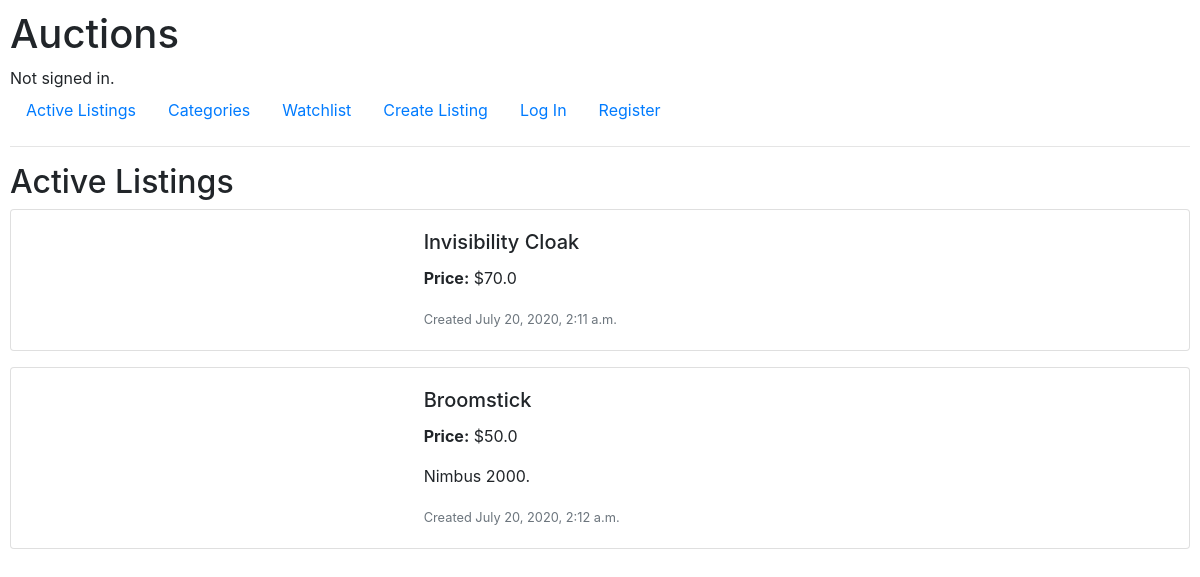
Before: / with the older database file.
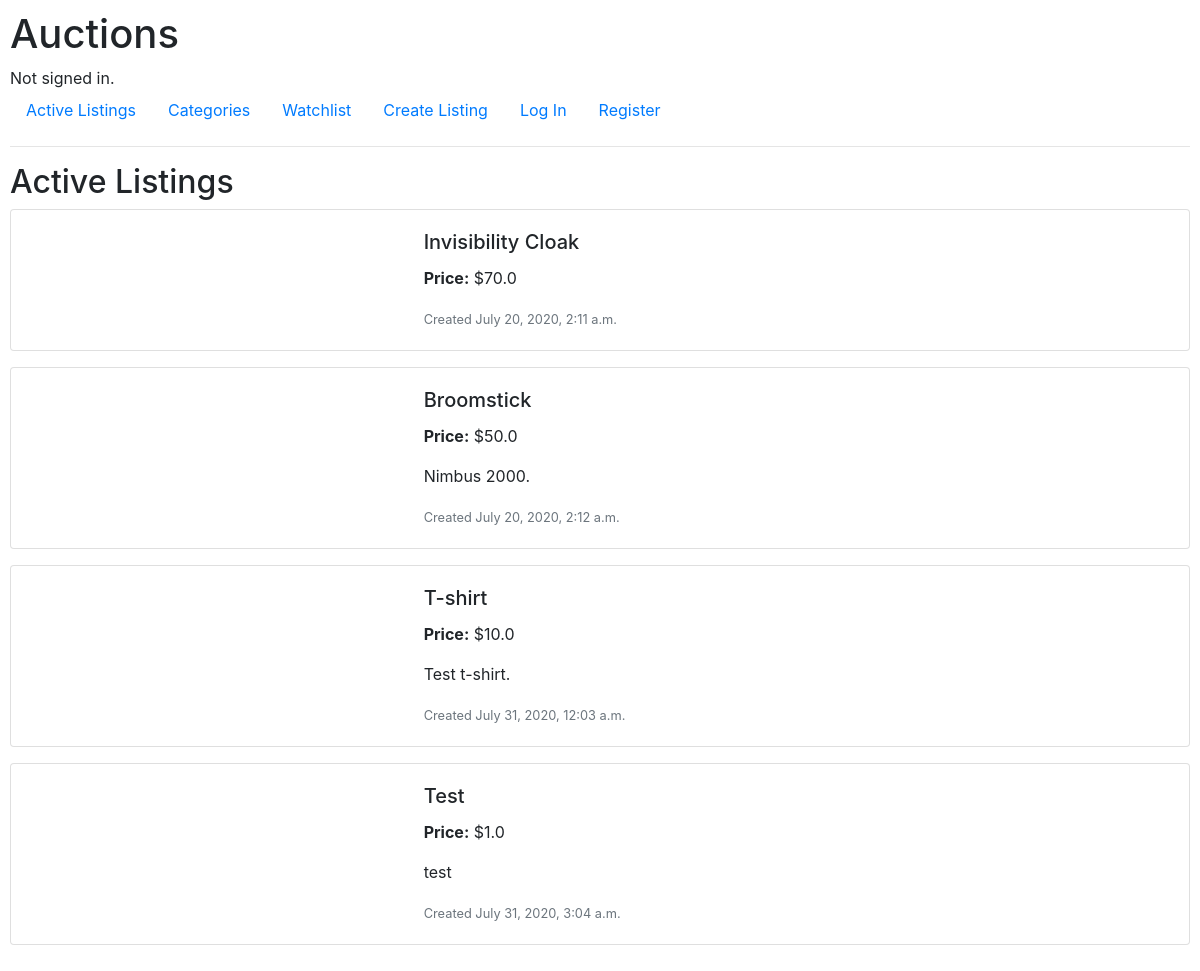
After: the same page with the newer database file.
### auctions/models.py (models this page shows)
class Listing(models.Model):
    title = models.CharField(max_length=64)
    starting_bid = models.FloatField()
    description = models.CharField(max_length=256, blank=True)
    date_created = models.DateTimeField(auto_now_add=True)
    image = models.CharField(max_length=2550, blank=True)
    category = models.CharField(max_length=64, blank=True)
    listed_by = models.ForeignKey(User, on_delete=models.CASCADE)
    is_active = models.BooleanField(default=True)

### auctions/views.py (the view)
# urls.py: path("", views.index, name="index"),
def index(request):
    active_listings = [i for i in Listing.objects.all() if i.is_active == True]
    return render(request, "auctions/index.html", {
            "listings": active_listings
    })

### auctions/templates/auctions/index.html (shortened to what this page needs)
{% extends "auctions/layout.html" %}
{% block body %}
    <h2>Active Listings</h2>
    {% for listing in listings %}
    <div class="card mb-3">
        <div class="row no-gutters">
            <div class="col-md-4">
            </div>
            <div class="col-md-8">
                <div class="card-body">
                    <h5 class="card-title"> {{ listing.title }} </h5>
                    <p class="card-text"> <b>Price:</b> ${{ listing.starting_bid }} </p>
                    <p class="card-text"> {{ listing.description }} </p>
                    <p class="card-text"><small class="text-muted">Created {{ listing.date_created }} </small></p>
                </div>
            </div>
        </div>
    </div>
    {% endfor %}
{% endblock %}

Changed rows visible on the page:
added Listing: title "T-shirt", starting_bid "10.0", description "Test t-shirt.", date_created "July 31, 2020, 12:03 a.m."
added Listing: title "Test", starting_bid "1.0", description "test", date_created "July 31, 2020, 3:04 a.m."
